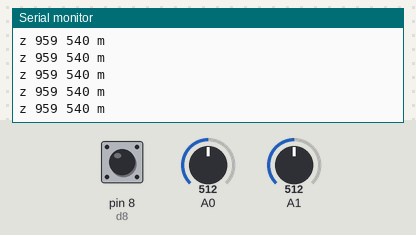
A sketch run on a simulated Arduino Uno, built with avr-gcc and run on an emulated ATmega328P. Shown: the last lines printed to the serial monitor. The test bench sets the inputs (shaded band); at power-on: pin 8 (d8) HIGH, A0 = 512, A1 = 512.

Above: at 1.2 s.
1.3 s: pin 8 (d8) pulled LOW for 0.15 s
At 1.31 s:
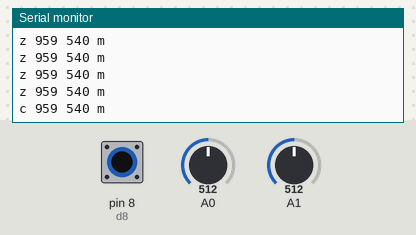
2.9 s: A0 set to 716
At 2.93 s:
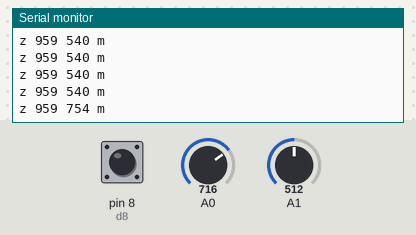
4.4 s: A1 set to 716
At 4.44 s:
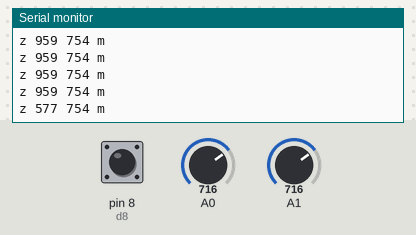
5.9 s: A0 set to 1023
At 5.95 s:
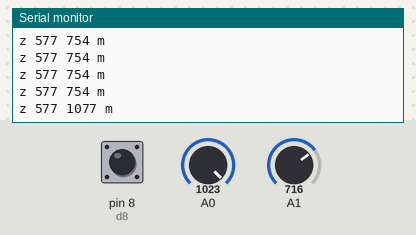
8.9 s: pin 8 (d8) pulled LOW for 1 s
At 8.97 s:
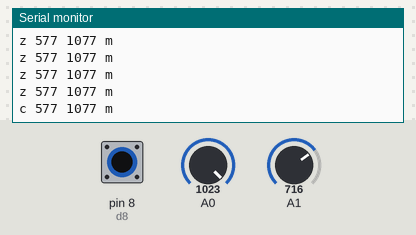
11.4 s: A1 set to 900
At 11.49 s:
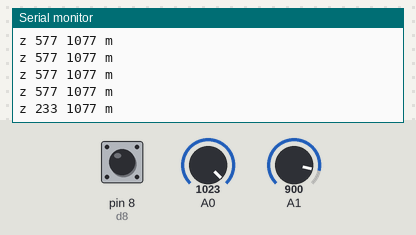
Timing chart, 0 to 13.9 s (numbered marks = the images above; inputs shaded):
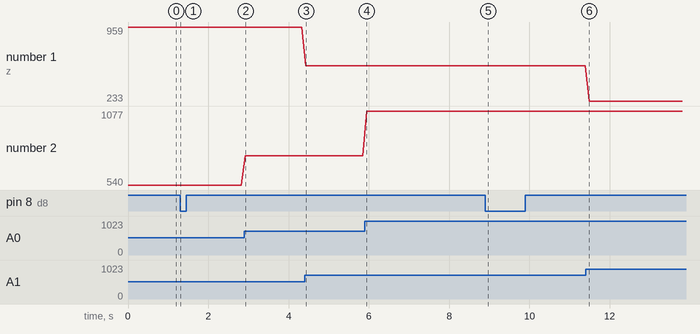

The sketch:

c_digo_mouse.ino
```cpp
int d7 = 7;
int d8 = 8;

void setup() {
  pinMode(d7, INPUT_PULLUP);
  pinMode(d8, INPUT_PULLUP);

  Serial.begin(9600);
}

void loop() {
  int lecturaX = analogRead(A1);
  int lecturaY = analogRead(A0);


  int x = map(lecturaX, 0, 1023, 1917, 2);
  int y = map(lecturaY, 0, 1023, 2, 1077);


  if (digitalRead(d8) == LOW) {
    Serial.print("c");

  } else {
    Serial.print("z");
  }
  Serial.print(" ");
  Serial.print(x);
  Serial.print(" ");
  Serial.print(y);
  Serial.print(" ");
  Serial.println("m");
  delay(100);
}
```

Measured:
- after the input at 1.3 s, the serial monitor: prints a new line at once (image 1)
- after the input at 2.9 s, the serial monitor: prints a new line at once (image 2)
- after the input at 4.4 s, the serial monitor: prints a new line at once (image 3)
- after the input at 5.9 s, the serial monitor: prints a new line at once (image 4)
- after the input at 8.9 s, the serial monitor: prints a new line after 0.07 s (image 5)
- after the input at 11.4 s, the serial monitor: prints a new line after 0.09 s (image 6)
- plotted number 1: 959 → 577 after the input at 4.4 s, 577 → 233 after the input at 11.4 s
- plotted number 2: 540 → 754 after the input at 2.9 s, 754 → 1077 after the input at 5.9 s
